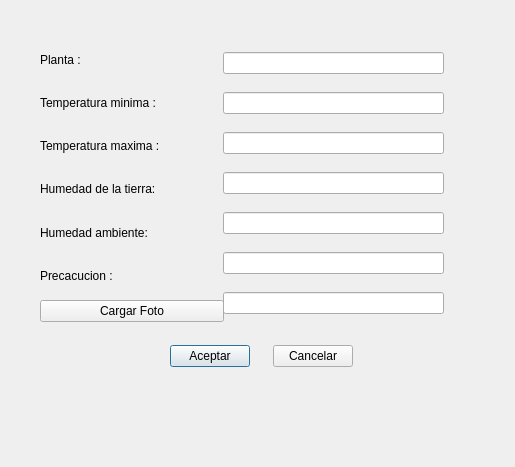
<?xml version="1.0" encoding="UTF-8"?>
<ui version="4.0">
 <class>Datos</class>
 <widget class="QDialog" name="Datos">
  <property name="geometry">
   <rect>
    <x>0</x>
    <y>0</y>
    <width>515</width>
    <height>467</height>
   </rect>
  </property>
  <property name="windowTitle">
   <string>Nueva Planta</string>
  </property>
  <widget class="QWidget" name="layoutWidget">
   <property name="geometry">
    <rect>
     <x>170</x>
     <y>340</y>
     <width>183</width>
     <height>32</height>
    </rect>
   </property>
   <layout class="QHBoxLayout" name="horizontalLayout">
    <item>
     <widget class="QPushButton" name="pushButton">
      <property name="text">
       <string>Aceptar</string>
      </property>
     </widget>
    </item>
    <item>
     <spacer name="horizontalSpacer_2">
      <property name="orientation">
       <enum>Qt::Horizontal</enum>
      </property>
      <property name="sizeHint" stdset="0">
       <size>
        <width>40</width>
        <height>20</height>
       </size>
      </property>
     </spacer>
    </item>
    <item>
     <spacer name="horizontalSpacer">
      <property name="orientation">
       <enum>Qt::Horizontal</enum>
      </property>
      <property name="sizeHint" stdset="0">
       <size>
        <width>40</width>
        <height>20</height>
       </size>
      </property>
     </spacer>
    </item>
    <item>
     <widget class="QPushButton" name="pushButton_2">
      <property name="text">
       <string>Cancelar</string>
      </property>
     </widget>
    </item>
   </layout>
  </widget>
  <widget class="QWidget" name="layoutWidget">
   <property name="geometry">
    <rect>
     <x>40</x>
     <y>41</y>
     <width>184</width>
     <height>281</height>
    </rect>
   </property>
   <layout class="QVBoxLayout" name="verticalLayout">
    <item>
     <widget class="QLabel" name="label_planta">
      <property name="text">
       <string>Planta :</string>
      </property>
     </widget>
    </item>
    <item>
     <widget class="QLabel" name="label_t_max">
      <property name="text">
       <string>Temperatura minima :</string>
      </property>
     </widget>
    </item>
    <item>
     <widget class="QLabel" name="label_3">
      <property name="text">
       <string>Temperatura maxima :</string>
      </property>
     </widget>
    </item>
    <item>
     <widget class="QLabel" name="label_7">
      <property name="text">
       <string>Humedad de la tierra:</string>
      </property>
     </widget>
    </item>
    <item>
     <widget class="QLabel" name="label_5">
      <property name="text">
       <string>Humedad ambiente:</string>
      </property>
     </widget>
    </item>
    <item>
     <widget class="QLabel" name="label_6">
      <property name="text">
       <string>Precacucion :</string>
      </property>
     </widget>
    </item>
    <item>
     <widget class="QPushButton" name="pushButton_3">
      <property name="text">
       <string>Cargar Foto</string>
      </property>
     </widget>
    </item>
   </layout>
  </widget>
  <widget class="QWidget" name="layoutWidget">
   <property name="geometry">
    <rect>
     <x>223</x>
     <y>40</y>
     <width>221</width>
     <height>291</height>
    </rect>
   </property>
   <layout class="QVBoxLayout" name="verticalLayout_2">
    <item>
     <widget class="QLineEdit" name="lineEdit_planta"/>
    </item>
    <item>
     <widget class="QLineEdit" name="lineEdit_t_min">
      <property name="maxLength">
       <number>2</number>
      </property>
     </widget>
    </item>
    <item>
     <widget class="QLineEdit" name="lineEdit_t_max">
      <property name="maxLength">
       <number>5</number>
      </property>
     </widget>
    </item>
    <item>
     <widget class="QLineEdit" name="lineEdit_h_tierra">
      <property name="maxLength">
       <number>5</number>
      </property>
     </widget>
    </item>
    <item>
     <widget class="QLineEdit" name="lineEdit_h_amb"/>
    </item>
    <item>
     <widget class="QLineEdit" name="lineEdit_precaucion"/>
    </item>
    <item>
     <widget class="QLineEdit" name="lineEdit_foto"/>
    </item>
   </layout>
  </widget>
 </widget>
 <resources/>
 <connections/>
</ui>
